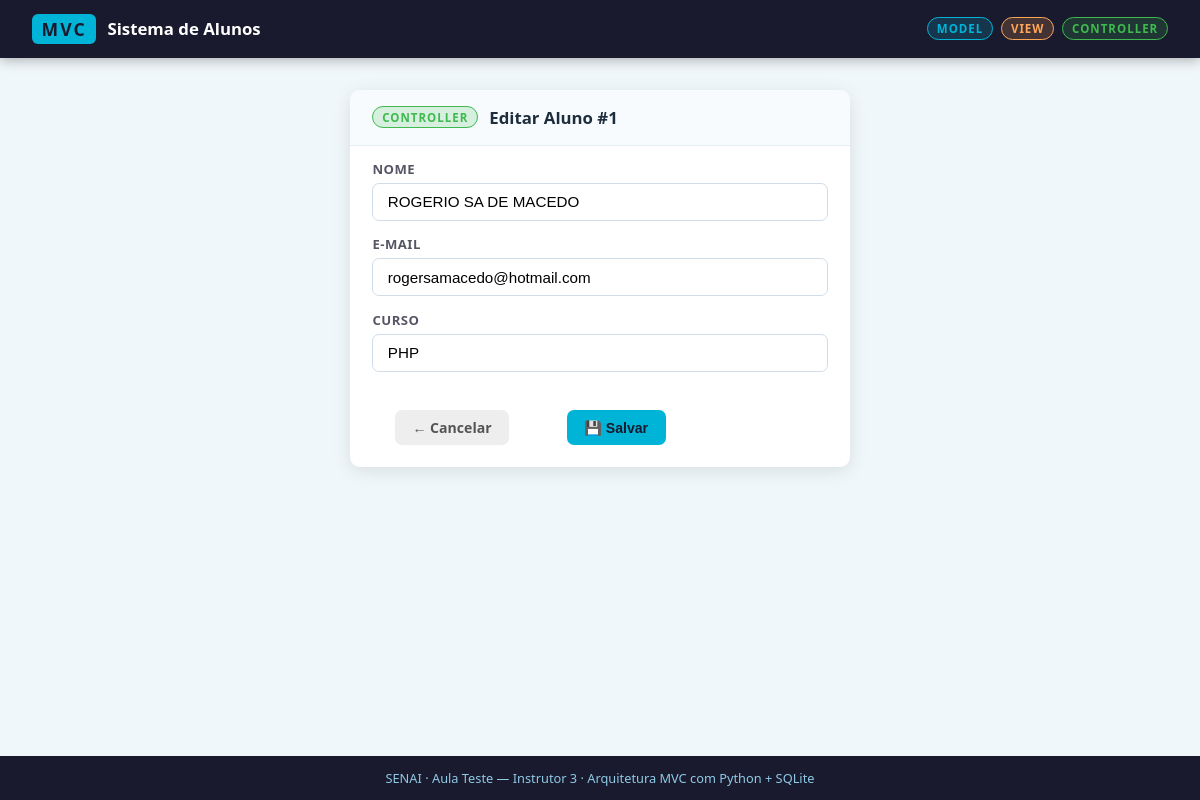
The page /editar/1 on the database its author committed.
### tables this page shows
CREATE TABLE alunos (
                id    INTEGER PRIMARY KEY AUTOINCREMENT,
                nome  TEXT    NOT NULL,
                email TEXT    NOT NULL,
                curso TEXT    NOT NULL
            );

### view/app.py (the view)
@app.route("/editar/<int:aluno_id>")
def editar(aluno_id):
    aluno = ctrl.buscar_por_id(aluno_id)
    if not aluno:
        flash("Aluno não encontrado.", "danger")
        return redirect(url_for("index"))
    return render_template("editar.html", aluno=aluno)

### controller/crud.py (called while the page is built)
    def buscar_por_id(self, aluno_id: int) -> dict | None:
        db = Conexao()
        try:
            db.cursor.execute("SELECT * FROM alunos WHERE id = ?", (aluno_id,))
            row = db.cursor.fetchone()
            return dict(row) if row else None
        finally:
            db.fechar()

### model/conexao.py (called while the page is built)
    def criar_tabela(self):
        self.cursor.execute("""
            CREATE TABLE IF NOT EXISTS alunos (
                id    INTEGER PRIMARY KEY AUTOINCREMENT,
                nome  TEXT    NOT NULL,
                email TEXT    NOT NULL,
                curso TEXT    NOT NULL
            )
        """)
        self.conn.commit()

    def fechar(self):
        self.conn.close()

### view/templates/editar.html
{% extends "base.html" %}
{% block content %}
<div class="page-center">
  <section class="card card-form card-edit">
    <div class="card-header">
      <span class="layer-badge controller">Controller</span>
      <h2>Editar Aluno #{{ aluno.id }}</h2>
    </div>
    <form action="/alterar/{{ aluno.id }}" method="post">
      <div class="form-group">
        <label for="nome">Nome</label>
        <input type="text" id="nome" name="nome" value="{{ aluno.nome }}" required/>
      </div>
      <div class="form-group">
        <label for="email">E-mail</label>
        <input type="email" id="email" name="email" value="{{ aluno.email }}" required/>
      </div>
      <div class="form-group">
        <label for="curso">Curso</label>
        <input type="text" id="curso" name="curso" value="{{ aluno.curso }}" required/>
      </div>
      <div class="btn-row">
        <a href="/" class="btn btn-cancel">← Cancelar</a>
        <button type="submit" class="btn btn-primary">💾 Salvar</button>
      </div>
    </form>
  </section>
</div>
{% endblock %}

### view/static/style.css (style rules this page uses)
*, *::before, *::after { box-sizing: border-box; margin: 0; padding: 0; }
:root { --dark: #1A1A2E; --mid: #16213E; --accent: #0F3460; --teal: #00B4D8; --mint: #48CAE4; --orange: #FFA657; --green: #3FB950; --yellow: #E3B341; --white: #FFFFFF; --offwhite: #E8F4F8; --light-bg: #F0F7FA; --gray: #8ECAE6; --text: #1e2d3d; --radius: 10px; --shadow: 0 4px 18px rgba(0,0,0,.10); }
body { font-family: 'Segoe UI', system-ui, sans-serif; background: var(--light-bg); color: var(--text); min-height: 100vh; display: flex; flex-direction: column; }
.badge, .layer-badge { font-size: .72rem; font-weight: 700; letter-spacing: 1px; padding: .18rem .55rem; border-radius: 20px; text-transform: uppercase; }
.badge-controller, .controller { background: rgba(63,185,80,.18); color: var(--green); border: 1px solid var(--green); }
.card { background: var(--white); border-radius: var(--radius); box-shadow: var(--shadow); overflow: hidden; }
.card-header { display: flex; align-items: center; gap: .7rem; padding: 1rem 1.4rem; border-bottom: 1px solid #e4eef3; background: #f7fbfd; }
.card-header h2 { font-size: 1.05rem; color: var(--text); }
.card-form { padding-bottom: 1.4rem; }
.form-group { padding: .9rem 1.4rem 0; }
.form-group label { display: block; font-size: .82rem; font-weight: 600; color: #556; margin-bottom: .3rem; text-transform: uppercase; letter-spacing: .5px; }
.form-group input { width: 100%; padding: .6rem .9rem; border: 1.5px solid #d0dde8; border-radius: 7px; font-size: .95rem; transition: border .2s; }
.card-form .btn { margin: 1.2rem 1.4rem 0; }
.btn { display: inline-flex; align-items: center; gap: .3rem; padding: .5rem 1.1rem; border-radius: 7px; font-size: .88rem; font-weight: 600; cursor: pointer; border: none; text-decoration: none; transition: opacity .15s, transform .1s; }
.btn-primary { background: var(--teal); color: var(--dark); }
.btn-cancel { background: #eee; color: #555; }
.page-center { display: flex; justify-content: center; }
.card-edit { width: 100%; max-width: 500px; padding-bottom: 1.4rem; }
.btn-row { display: flex; gap: .8rem; padding: 1.2rem 1.4rem 0; }

### rows shown on the page
alunos: id "1", nome "ROGERIO SA DE MACEDO", email "rogersamacedo@hotmail.com", curso "PHP"
